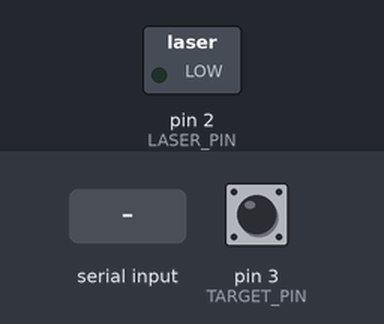
Simulated run of this sketch. Board: Arduino Uno, built with avr-gcc and run on an emulated ATmega328P. Parts: switched loads named in the sketch (green lamp = pin HIGH). The test bench sets the inputs (shaded band); at power-on: pin 3 (TARGET_PIN) HIGH. What the sketch prints to the serial monitor is not drawn.

Above: at 1.2 s.
1.3 s: byte 30 received over Serial
At 2.1 s:
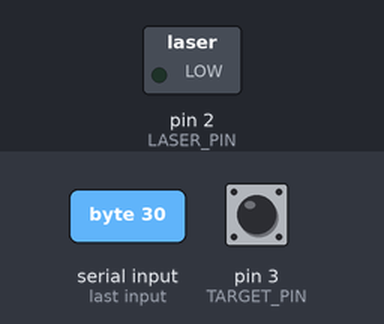
2.8 s: pin 3 (TARGET_PIN) pulled LOW for 0.15 s
At 3.6 s:
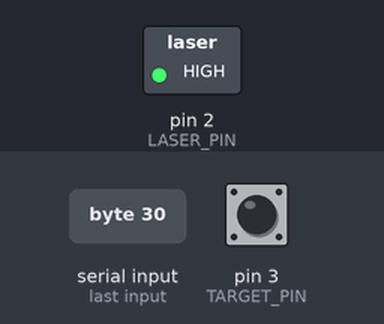
Timing chart, 0 to 5.8 s (numbered marks = the images above; inputs shaded):
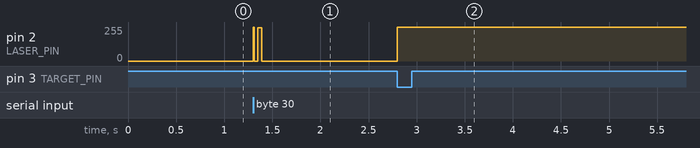

Measured:
- after the input at 1.3 s, pin 2 (LASER_PIN): 0/255 → 255/255 at once, → 0/255 0.01 s later, → 250/255 0.04 s later, → 0/255 0.04 s later
- after the input at 2.8 s, pin 2 (LASER_PIN): 0/255 → 255/255 at once

The sketch:

auroraLink200_TX.ino
```cpp
/* * PROJECT:  Aurora-Link v195-TX (Final Targeting)
 * STRATEGY: Idle-Low / Single Wake-up / Hamming / Targeting Toggle
 * FILE:     auroraLink195_TX.ino
 * COMPILED: Mar 04, 2026 | 08:05:00
 */

uint32_t userBaud = 9600;
const int LASER_PIN  = 2;
const int TARGET_PIN = 3; // Ground this pin to LOCK LASER ON for aiming

uint32_t bitTime;
unsigned long lastByteTime = 0;
bool laserAwake = false;

uint8_t encodeHamming(uint8_t d) {
  bool d1 = (d >> 3) & 0x01; bool d2 = (d >> 2) & 0x01;
  bool d3 = (d >> 1) & 0x01; bool d4 = (d >> 0) & 0x01;
  bool p1 = d1 ^ d2 ^ d4; bool p2 = d1 ^ d3 ^ d4; bool p3 = d2 ^ d3 ^ d4;
  return (p1 << 6) | (p2 << 5) | (d1 << 4) | (p3 << 3) | (d2 << 2) | (d3 << 1) | d4;
}

void sendFrame(uint8_t frame) {
  digitalWrite(LASER_PIN, LOW); // Start Bit (Laser OFF)
  delayMicroseconds(bitTime);
  for (int i = 6; i >= 0; i--) {
    digitalWrite(LASER_PIN, (frame >> i) & 0x01 ? HIGH : LOW);
    delayMicroseconds(bitTime);
  }
  digitalWrite(LASER_PIN, HIGH); // Stop Bit (Laser ON)
  delayMicroseconds(bitTime);
}

void setup() {
  bitTime = 1000000 / userBaud;
  Serial.begin(115200);

  pinMode(LASER_PIN, OUTPUT);
  pinMode(TARGET_PIN, INPUT_PULLUP); // High by default
  digitalWrite(LASER_PIN, LOW);      // Start Dark

  // --- Mandatory Project Header ---
  Serial.println(F("========================================"));
  Serial.println(F("PROJECT: AURORA-LINK v195-TX"));
  Serial.print(F("FILE:    ")); Serial.println(F(__FILE__));
  Serial.print(F("DATE:    ")); Serial.println(F(__DATE__));
  Serial.print(F("TIME:    ")); Serial.println(F(__TIME__));
  Serial.print(F("BAUD:    ")); Serial.println(userBaud);
  Serial.println(F("TARGET:  Ground Pin 3 to Force Laser ON"));
  Serial.println(F("========================================"));
}

void loop() {
  // 1. TARGETING OVERRIDE: If Pin 3 is grounded, lock laser ON and exit loop
  if (digitalRead(TARGET_PIN) == LOW) {
    digitalWrite(LASER_PIN, HIGH);
    return; // Skip data processing while aiming
  }

  // 2. DATA PROCESSING
  if (Serial.available()) {
    if (!laserAwake) {
      digitalWrite(LASER_PIN, HIGH); // Wake Up
      delay(10); // Preamble for 740k circuit stability
      laserAwake = true;
    }

    uint8_t in = Serial.read();
    sendFrame(encodeHamming(in >> 4));
    sendFrame(encodeHamming(in & 0x0F));
    lastByteTime = millis();
  }

  // 3. AUTO-SLEEP: Return to Stealth Mode after 50ms of silence
  if (laserAwake && (millis() - lastByteTime > 50)) {
    digitalWrite(LASER_PIN, LOW);
    laserAwake = false;
  }
}
```
